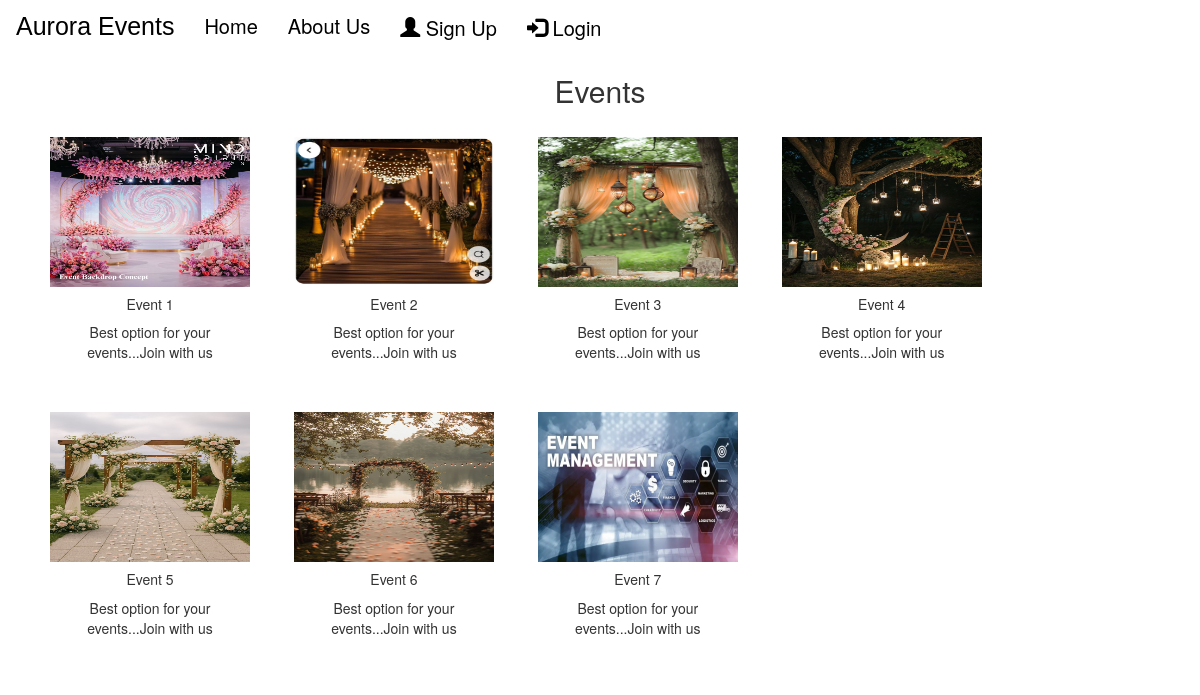
/events/, run on an earlier commit of the app's database.
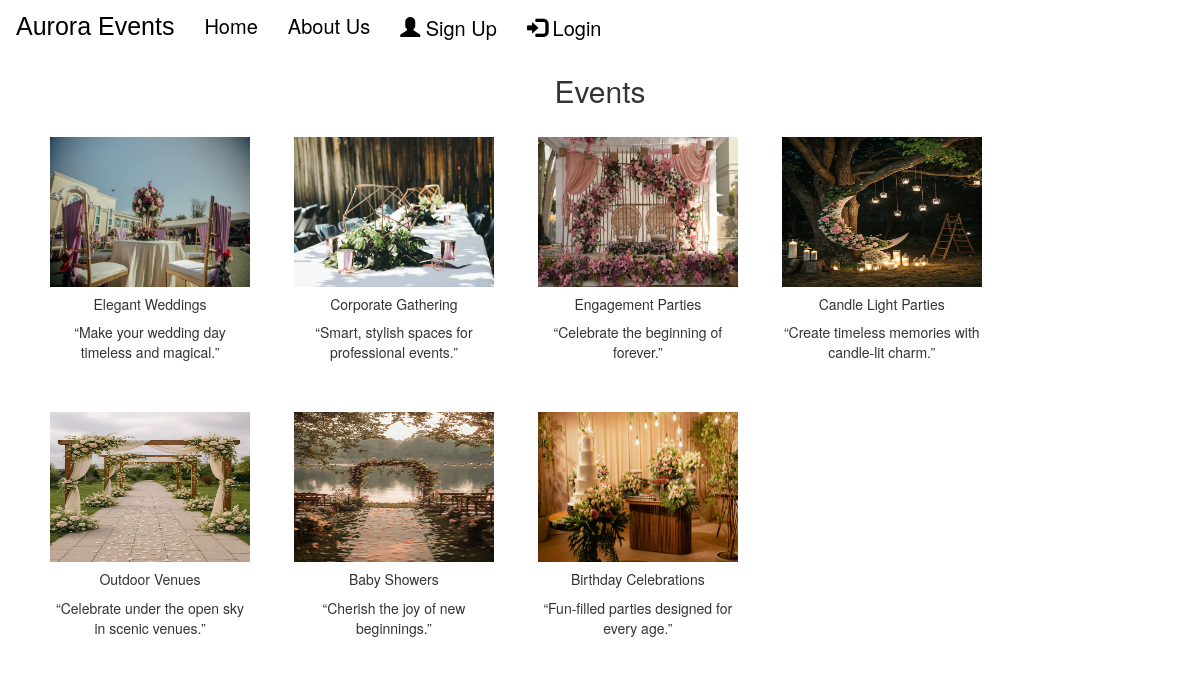
And on a later commit of the database.
### eventapp/models.py (models this page shows, shortened)
class Event(models.Model):
    img=models.ImageField(upload_to="event_images")
    name=models.CharField(max_length=50)
    desc=models.CharField(max_length=150)

### eventapp/views.py (the view)
# urls.py: path('events/',views.events,name='events'),
def events(request):
    dict_eve={
        'eve':Event.objects.all()
    }
    return render(request,'events.html',dict_eve)

### eventapp/templates/events.html (shortened to what this page needs)
{% extends 'base.html' %}
{% load static %}
{% block content %}
<h2 class="text-center">Events</h2>
<div class="container">
  {% for i in eve %}
  <div class="card text-center" style="width: 20rem; display:inline-block; margin: 20px;">
    <img
      src="{{ i.img.url }}"
      class="card-img-top event-img"
      alt="{{ i.name|default:'Event' }}"
      height="150" width="200"
      data-event-id="{{ i.id }}"
      data-title="{{ i.name|escape }}"
      data-desc="{{ i.desc|escape }}"
      onclick="openModal(this)" />
    <div class="card-body">
      <h5 class="card-title">{{ i.name }}</h5>
      <p class="card-text">{{ i.desc }}</p>
    </div>
  </div>
  {% endfor %}
</div>
{% endblock %}

### eventapp/templates/base.html (shortened to what this page needs)
{% load static%}
<!DOCTYPE html>
<html lang="en">
<head>
    <link rel="stylesheet" href="https://maxcdn.bootstrapcdn.com/bootstrap/3.4.1/css/bootstrap.min.css">
    <link href="https://cdnjs.cloudflare.com/ajax/libs/font-awesome/5.15.0/css/all.min.css" rel="stylesheet">
</head>
<body>
<nav class="navbar navbar-bg-light">
  <div class="container-fluid">
    <div class="navbar-header">
      <a class="navbar-brand" href="#">Aurora Events</a>
    </div>
    <ul class="nav navbar-nav mx-auto">
      <li class="{% if request.resolver_match.url_name == 'index' %}active{% endif %}">
        <a href="{% url 'index' %}">Home</a>
      </li>
      <li class="{% if request.resolver_match.url_name == 'about' %}active{% endif %}">
        <a href="{% url 'about' %}">About Us</a>
      </li>
      {% if user.is_authenticated %}
        <li class="{% if request.resolver_match.url_name == 'events' %}active{% endif %}">
          <a href="{% url 'events' %}">Events</a>
        </li>
        <li class="{% if request.resolver_match.url_name == 'booking' %}active{% endif %}">
          <a href="{% url 'booking' %}">Booking</a>
        </li>
        <li class="{% if request.resolver_match.url_name == 'contact' %}active{% endif %}">
          <a href="{% url 'contact' %}">Contact</a>
        </li>
        <li>
          <a href="{% url 'logout' %}">
            <span class="glyphicon glyphicon-log-out"></span> LogOut
          </a>
        </li>
      {% else %}
        <li>
          <a href="{% url 'register' %}">
            <span class="glyphicon glyphicon-user"></span> Sign Up
          </a>
        </li>
        <li>
          <a href="{% url 'login' %}">
            <span class="glyphicon glyphicon-log-in"></span> Login
          </a>
        </li>
      {% endif %}
    </ul>
  </div>
</nav>
{%block content%}
{% endblock %}
</body>
</html>

### eventapp/templates/base.html (style rules this page uses)
.nav li a { color: rgba(0, 0, 0, 1); font-size: 20px; }
.navbar-brand { color: rgba(0, 0, 0, 1); font-size: 25px; font-family: Impact, Haettenschweiler, 'Arial Narrow Bold', sans-serif; }

What changed in the data, as far as the page shows it:
removed Event: img (picture), name "Event 1", desc "Best option for your events...Join with us"
removed Event: img (picture), name "Event 2", desc "Best option for your events...Join with us"
removed Event: img (picture), name "Event 3", desc "Best option for your events...Join with us"
removed Event: img (picture), name "Event 7", desc "Best option for your events...Join with us"
added Event: img (picture), name "Elegant Weddings", desc "“Make your wedding day timeless and magical.”"
added Event: img (picture), name "Corporate Gathering", desc "“Smart, stylish spaces for professional events.”"
added Event: img (picture), name "Engagement Parties", desc "“Celebrate the beginning of forever.”"
changed Event: name "Event 4" → "Candle Light Parties"; desc "Best option for your events...Join with us" → "“Create timeless memories with candle-lit charm.”"
changed Event: name "Event 5" → "Outdoor Venues"; desc "Best option for your events...Join with us" → "“Celebrate under the open sky in scenic venues.”"
changed Event: name "Event 6" → "Baby Showers"; desc "Best option for your events...Join with us" → "“Cherish the joy of new beginnings.”"
added Event: img (picture), name "Birthday Celebrations", desc "“Fun-filled parties designed for every age.”"
